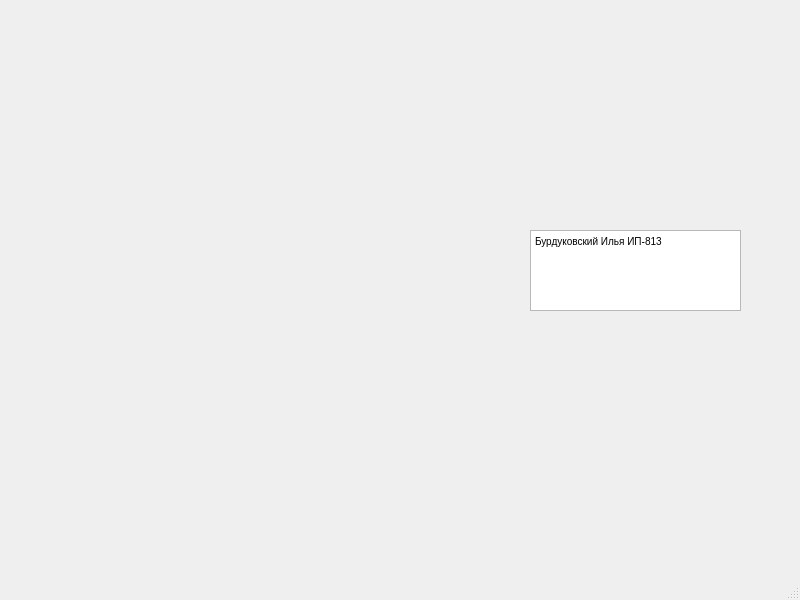
<?xml version="1.0" encoding="UTF-8"?>
<ui version="4.0">
 <class>auth</class>
 <widget class="QMainWindow" name="auth">
  <property name="geometry">
   <rect>
    <x>0</x>
    <y>0</y>
    <width>800</width>
    <height>600</height>
   </rect>
  </property>
  <property name="windowTitle">
   <string>Информация об авторах</string>
  </property>
  <widget class="QWidget" name="centralwidget">
   <widget class="QLabel" name="label">
    <property name="geometry">
     <rect>
      <x>0</x>
      <y>0</y>
      <width>501</width>
      <height>551</height>
     </rect>
    </property>
    <property name="text">
     <string/>
    </property>
    <property name="pixmap">
     <pixmap>111.PNG</pixmap>
    </property>
   </widget>
   <widget class="QTextEdit" name="textEdit">
    <property name="geometry">
     <rect>
      <x>530</x>
      <y>230</y>
      <width>211</width>
      <height>81</height>
     </rect>
    </property>
    <property name="html">
     <string>&lt;!DOCTYPE HTML PUBLIC &quot;-//W3C//DTD HTML 4.0//EN&quot; &quot;http://www.w3.org/TR/REC-html40/strict.dtd&quot;&gt;
&lt;html&gt;&lt;head&gt;&lt;meta name=&quot;qrichtext&quot; content=&quot;1&quot; /&gt;&lt;style type=&quot;text/css&quot;&gt;
p, li { white-space: pre-wrap; }
&lt;/style&gt;&lt;/head&gt;&lt;body style=&quot; font-family:'MS Shell Dlg 2'; font-size:7.8pt; font-weight:400; font-style:normal;&quot;&gt;
&lt;p style=&quot; margin-top:0px; margin-bottom:0px; margin-left:0px; margin-right:0px; -qt-block-indent:0; text-indent:0px;&quot;&gt;Бурдуковский Илья ИП-813&lt;/p&gt;&lt;/body&gt;&lt;/html&gt;</string>
    </property>
   </widget>
  </widget>
  <widget class="QMenuBar" name="menubar">
   <property name="geometry">
    <rect>
     <x>0</x>
     <y>0</y>
     <width>800</width>
     <height>26</height>
    </rect>
   </property>
  </widget>
  <widget class="QStatusBar" name="statusbar"/>
 </widget>
 <resources/>
 <connections/>
</ui>
